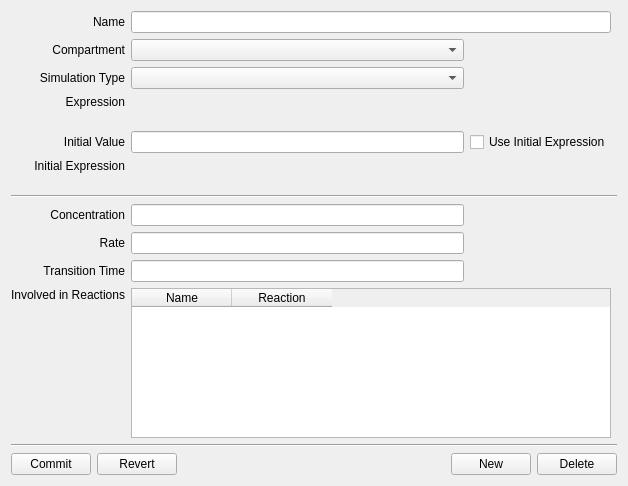
<?xml version="1.0" encoding="UTF-8"?>
<ui version="4.0">
<comment> Begin CVS Header </comment>
<comment>   $Source: /fs/turing/cvs/copasi_dev/copasi/UI/CQSpeciesDetail.ui,v $ </comment>
<comment>   $Revision: 1.3 $ </comment>
<comment>   $Name: Build-33 $ </comment>
<comment>   $Author: pwilly $ </comment>
<comment>   $Date: 2009/09/25 10:08:35 $ </comment>
<comment> End CVS Header </comment>

<comment> Copyright (C) 2008 by Pedro Mendes, Virginia Tech Intellectual </comment>
<comment> Properties, Inc., EML Research, gGmbH, University of Heidelberg, </comment>
<comment> and The University of Manchester. </comment>
<comment> All rights reserved. </comment>

 <comment> All rights reserved. </comment>
 <class>CQSpeciesDetail</class>
 <widget class="CopasiWidget" name="CQSpeciesDetail">
  <property name="geometry">
   <rect>
    <x>0</x>
    <y>0</y>
    <width>628</width>
    <height>486</height>
   </rect>
  </property>
  <property name="sizePolicy">
   <sizepolicy hsizetype="Preferred" vsizetype="Preferred">
    <horstretch>0</horstretch>
    <verstretch>0</verstretch>
   </sizepolicy>
  </property>
  <property name="caption" stdset="0">
   <string>Metabolite</string>
  </property>
  <layout class="QVBoxLayout" name="verticalLayout">
   <item>
    <layout class="QGridLayout" name="gridLayout">
     <item row="0" column="0">
      <widget class="QLabel" name="mpLblName">
       <property name="sizePolicy">
        <sizepolicy hsizetype="Preferred" vsizetype="Minimum">
         <horstretch>0</horstretch>
         <verstretch>0</verstretch>
        </sizepolicy>
       </property>
       <property name="text">
        <string>Name</string>
       </property>
       <property name="alignment">
        <set>Qt::AlignRight|Qt::AlignTrailing|Qt::AlignVCenter</set>
       </property>
       <property name="wordWrap">
        <bool>false</bool>
       </property>
      </widget>
     </item>
     <item row="1" column="0">
      <widget class="QLabel" name="mpLblCompartment">
       <property name="sizePolicy">
        <sizepolicy hsizetype="Preferred" vsizetype="Minimum">
         <horstretch>0</horstretch>
         <verstretch>0</verstretch>
        </sizepolicy>
       </property>
       <property name="text">
        <string>Compartment</string>
       </property>
       <property name="alignment">
        <set>Qt::AlignRight|Qt::AlignTrailing|Qt::AlignVCenter</set>
       </property>
       <property name="wordWrap">
        <bool>false</bool>
       </property>
      </widget>
     </item>
     <item row="1" column="1">
      <widget class="QComboBox" name="mpComboBoxCompartment">
       <property name="sizePolicy">
        <sizepolicy hsizetype="MinimumExpanding" vsizetype="Fixed">
         <horstretch>0</horstretch>
         <verstretch>0</verstretch>
        </sizepolicy>
       </property>
      </widget>
     </item>
     <item row="2" column="0">
      <widget class="QLabel" name="mpLblType">
       <property name="sizePolicy">
        <sizepolicy hsizetype="Preferred" vsizetype="Minimum">
         <horstretch>0</horstretch>
         <verstretch>0</verstretch>
        </sizepolicy>
       </property>
       <property name="text">
        <string>Simulation Type</string>
       </property>
       <property name="alignment">
        <set>Qt::AlignRight|Qt::AlignTrailing|Qt::AlignVCenter</set>
       </property>
       <property name="wordWrap">
        <bool>false</bool>
       </property>
      </widget>
     </item>
     <item row="2" column="1">
      <widget class="QComboBox" name="mpComboBoxType">
       <property name="sizePolicy">
        <sizepolicy hsizetype="MinimumExpanding" vsizetype="Fixed">
         <horstretch>0</horstretch>
         <verstretch>0</verstretch>
        </sizepolicy>
       </property>
      </widget>
     </item>
     <item row="3" column="0">
      <widget class="QLabel" name="mpLblExpression">
       <property name="sizePolicy">
        <sizepolicy hsizetype="Preferred" vsizetype="Minimum">
         <horstretch>0</horstretch>
         <verstretch>0</verstretch>
        </sizepolicy>
       </property>
       <property name="text">
        <string>Expression</string>
       </property>
       <property name="alignment">
        <set>Qt::AlignRight|Qt::AlignTop|Qt::AlignTrailing</set>
       </property>
       <property name="wordWrap">
        <bool>false</bool>
       </property>
      </widget>
     </item>
     <item row="4" column="0">
      <widget class="QLabel" name="mpLblInitialValue">
       <property name="sizePolicy">
        <sizepolicy hsizetype="Preferred" vsizetype="Preferred">
         <horstretch>0</horstretch>
         <verstretch>0</verstretch>
        </sizepolicy>
       </property>
       <property name="text">
        <string>Initial Value</string>
       </property>
       <property name="alignment">
        <set>Qt::AlignRight|Qt::AlignTrailing|Qt::AlignVCenter</set>
       </property>
       <property name="wordWrap">
        <bool>false</bool>
       </property>
      </widget>
     </item>
     <item row="5" column="0">
      <widget class="QLabel" name="mpLblInitialExpression">
       <property name="sizePolicy">
        <sizepolicy hsizetype="Preferred" vsizetype="Minimum">
         <horstretch>0</horstretch>
         <verstretch>0</verstretch>
        </sizepolicy>
       </property>
       <property name="text">
        <string>Initial Expression</string>
       </property>
       <property name="alignment">
        <set>Qt::AlignRight|Qt::AlignTop|Qt::AlignTrailing</set>
       </property>
       <property name="wordWrap">
        <bool>false</bool>
       </property>
      </widget>
     </item>
     <item row="6" column="0" colspan="4">
      <widget class="Line" name="mpLine1">
       <property name="frameShape">
        <enum>QFrame::HLine</enum>
       </property>
       <property name="frameShadow">
        <enum>QFrame::Sunken</enum>
       </property>
      </widget>
     </item>
     <item row="7" column="0">
      <widget class="QLabel" name="mpLblValue">
       <property name="sizePolicy">
        <sizepolicy hsizetype="Preferred" vsizetype="Minimum">
         <horstretch>0</horstretch>
         <verstretch>0</verstretch>
        </sizepolicy>
       </property>
       <property name="text">
        <string>Concentration</string>
       </property>
       <property name="alignment">
        <set>Qt::AlignRight|Qt::AlignTrailing|Qt::AlignVCenter</set>
       </property>
       <property name="wordWrap">
        <bool>false</bool>
       </property>
      </widget>
     </item>
     <item row="8" column="0">
      <widget class="QLabel" name="mpLblRate">
       <property name="sizePolicy">
        <sizepolicy hsizetype="Preferred" vsizetype="Minimum">
         <horstretch>0</horstretch>
         <verstretch>0</verstretch>
        </sizepolicy>
       </property>
       <property name="text">
        <string>Rate</string>
       </property>
       <property name="alignment">
        <set>Qt::AlignRight|Qt::AlignTrailing|Qt::AlignVCenter</set>
       </property>
       <property name="wordWrap">
        <bool>false</bool>
       </property>
      </widget>
     </item>
     <item row="9" column="0">
      <widget class="QLabel" name="mpLblTransitionTime">
       <property name="sizePolicy">
        <sizepolicy hsizetype="Preferred" vsizetype="Minimum">
         <horstretch>0</horstretch>
         <verstretch>0</verstretch>
        </sizepolicy>
       </property>
       <property name="text">
        <string>Transition Time</string>
       </property>
       <property name="alignment">
        <set>Qt::AlignRight|Qt::AlignTrailing|Qt::AlignVCenter</set>
       </property>
       <property name="wordWrap">
        <bool>false</bool>
       </property>
      </widget>
     </item>
     <item row="10" column="0">
      <widget class="QLabel" name="mpLblReactions">
       <property name="sizePolicy">
        <sizepolicy hsizetype="Preferred" vsizetype="Minimum">
         <horstretch>0</horstretch>
         <verstretch>0</verstretch>
        </sizepolicy>
       </property>
       <property name="text">
        <string>Involved in Reactions</string>
       </property>
       <property name="textFormat">
        <enum>Qt::AutoText</enum>
       </property>
       <property name="alignment">
        <set>Qt::AlignRight|Qt::AlignTop|Qt::AlignTrailing</set>
       </property>
       <property name="wordWrap">
        <bool>true</bool>
       </property>
      </widget>
     </item>
     <item row="12" column="0" colspan="4">
      <widget class="Line" name="mpLine2">
       <property name="frameShape">
        <enum>QFrame::HLine</enum>
       </property>
       <property name="frameShadow">
        <enum>QFrame::Sunken</enum>
       </property>
      </widget>
     </item>
     <item row="10" column="1" colspan="2">
      <widget class="QTableWidget" name="mpReactionTable">
       <property name="selectionBehavior">
        <enum>QAbstractItemView::SelectRows</enum>
       </property>
       <property name="showGrid">
        <bool>false</bool>
       </property>
       <property name="columnCount">
        <number>2</number>
       </property>
       <column>
        <property name="text">
         <string>Name</string>
        </property>
       </column>
       <column>
        <property name="text">
         <string>Reaction</string>
        </property>
       </column>
      </widget>
     </item>
     <item row="9" column="1">
      <widget class="QLineEdit" name="mpEditTransitionTime">
       <property name="sizePolicy">
        <sizepolicy hsizetype="MinimumExpanding" vsizetype="Preferred">
         <horstretch>0</horstretch>
         <verstretch>0</verstretch>
        </sizepolicy>
       </property>
       <property name="readOnly">
        <bool>true</bool>
       </property>
      </widget>
     </item>
     <item row="8" column="1">
      <widget class="QLineEdit" name="mpEditRate">
       <property name="sizePolicy">
        <sizepolicy hsizetype="MinimumExpanding" vsizetype="Preferred">
         <horstretch>0</horstretch>
         <verstretch>0</verstretch>
        </sizepolicy>
       </property>
       <property name="readOnly">
        <bool>true</bool>
       </property>
      </widget>
     </item>
     <item row="7" column="1">
      <widget class="QLineEdit" name="mpEditCurrentValue">
       <property name="sizePolicy">
        <sizepolicy hsizetype="MinimumExpanding" vsizetype="Preferred">
         <horstretch>0</horstretch>
         <verstretch>0</verstretch>
        </sizepolicy>
       </property>
       <property name="readOnly">
        <bool>true</bool>
       </property>
      </widget>
     </item>
     <item row="5" column="1" colspan="2">
      <widget class="CQExpressionMmlStackedWidget" name="mpInitialExpressionEMW">
       <property name="minimumSize">
        <size>
         <width>300</width>
         <height>30</height>
        </size>
       </property>
       <property name="focusPolicy">
        <enum>Qt::TabFocus</enum>
       </property>
       <widget class="QWidget" name="page_3"/>
       <widget class="QWidget" name="page_4"/>
      </widget>
     </item>
     <item row="4" column="1">
      <widget class="QLineEdit" name="mpEditInitialValue">
       <property name="sizePolicy">
        <sizepolicy hsizetype="MinimumExpanding" vsizetype="Preferred">
         <horstretch>0</horstretch>
         <verstretch>0</verstretch>
        </sizepolicy>
       </property>
      </widget>
     </item>
     <item row="3" column="1" colspan="2">
      <widget class="CQExpressionMmlStackedWidget" name="mpExpressionEMW">
       <property name="minimumSize">
        <size>
         <width>300</width>
         <height>30</height>
        </size>
       </property>
       <property name="focusPolicy">
        <enum>Qt::TabFocus</enum>
       </property>
       <widget class="QWidget" name="page"/>
       <widget class="QWidget" name="page_2"/>
      </widget>
     </item>
     <item row="0" column="1" colspan="2">
      <widget class="QLineEdit" name="mpEditName">
       <property name="sizePolicy">
        <sizepolicy hsizetype="MinimumExpanding" vsizetype="Fixed">
         <horstretch>0</horstretch>
         <verstretch>0</verstretch>
        </sizepolicy>
       </property>
      </widget>
     </item>
     <item row="4" column="2">
      <widget class="QCheckBox" name="mpBoxUseInitialExpression">
       <property name="text">
        <string>Use Initial Expression</string>
       </property>
      </widget>
     </item>
     <item row="11" column="1" colspan="2">
      <spacer name="mpSpacer">
       <property name="orientation">
        <enum>Qt::Vertical</enum>
       </property>
       <property name="sizeType">
        <enum>QSizePolicy::Expanding</enum>
       </property>
       <property name="sizeHint" stdset="0">
        <size>
         <width>17</width>
         <height>13</height>
        </size>
       </property>
      </spacer>
     </item>
    </layout>
   </item>
   <item>
    <layout class="QHBoxLayout" name="mpBtnLayout">
     <item>
      <widget class="QPushButton" name="mpBtnCommit">
       <property name="text">
        <string>Commit</string>
       </property>
      </widget>
     </item>
     <item>
      <widget class="QPushButton" name="mpBtnRevert">
       <property name="text">
        <string>Revert</string>
       </property>
      </widget>
     </item>
     <item>
      <spacer name="mpBtnSpacer">
       <property name="orientation">
        <enum>Qt::Horizontal</enum>
       </property>
       <property name="sizeHint" stdset="0">
        <size>
         <width>40</width>
         <height>20</height>
        </size>
       </property>
      </spacer>
     </item>
     <item>
      <widget class="QPushButton" name="mpBtnNew">
       <property name="text">
        <string>New</string>
       </property>
      </widget>
     </item>
     <item>
      <widget class="QPushButton" name="mpBtnDelete">
       <property name="text">
        <string>Delete</string>
       </property>
      </widget>
     </item>
    </layout>
   </item>
  </layout>
 </widget>
 <layoutdefault spacing="6" margin="11"/>
 <customwidgets>
  <customwidget>
   <class>CopasiWidget</class>
   <extends>QWidget</extends>
   <header>copasiWidget.h</header>
   <container>1</container>
  </customwidget>
  <customwidget>
   <class>CQExpressionMmlStackedWidget</class>
   <extends>QStackedWidget</extends>
   <header>CQExpressionMmlStackedWidget.h</header>
   <container>1</container>
  </customwidget>
 </customwidgets>
 <tabstops>
  <tabstop>mpComboBoxCompartment</tabstop>
  <tabstop>mpComboBoxType</tabstop>
  <tabstop>mpBtnCommit</tabstop>
  <tabstop>mpBtnRevert</tabstop>
  <tabstop>mpBtnNew</tabstop>
  <tabstop>mpBtnDelete</tabstop>
 </tabstops>
 <includes>
  <include location="global">string</include>
  <include location="local">copasiWidget.h</include>
  <include location="local">CQExpressionMmlWidget.h</include>
 </includes>
 <resources/>
 <connections>
  <connection>
   <sender>mpBtnCommit</sender>
   <signal>clicked()</signal>
   <receiver>CQSpeciesDetail</receiver>
   <slot>slotBtnCommit()</slot>
   <hints>
    <hint type="sourcelabel">
     <x>32</x>
     <y>462</y>
    </hint>
    <hint type="destinationlabel">
     <x>20</x>
     <y>20</y>
    </hint>
   </hints>
  </connection>
  <connection>
   <sender>mpBtnDelete</sender>
   <signal>clicked()</signal>
   <receiver>CQSpeciesDetail</receiver>
   <slot>slotBtnDelete()</slot>
   <hints>
    <hint type="sourcelabel">
     <x>400</x>
     <y>462</y>
    </hint>
    <hint type="destinationlabel">
     <x>20</x>
     <y>20</y>
    </hint>
   </hints>
  </connection>
  <connection>
   <sender>mpBtnNew</sender>
   <signal>clicked()</signal>
   <receiver>CQSpeciesDetail</receiver>
   <slot>slotBtnNew()</slot>
   <hints>
    <hint type="sourcelabel">
     <x>331</x>
     <y>462</y>
    </hint>
    <hint type="destinationlabel">
     <x>20</x>
     <y>20</y>
    </hint>
   </hints>
  </connection>
  <connection>
   <sender>mpBtnRevert</sender>
   <signal>clicked()</signal>
   <receiver>CQSpeciesDetail</receiver>
   <slot>slotBtnRevert()</slot>
   <hints>
    <hint type="sourcelabel">
     <x>124</x>
     <y>462</y>
    </hint>
    <hint type="destinationlabel">
     <x>20</x>
     <y>20</y>
    </hint>
   </hints>
  </connection>
  <connection>
   <sender>mpComboBoxCompartment</sender>
   <signal>activated(int)</signal>
   <receiver>CQSpeciesDetail</receiver>
   <slot>slotCompartmentChanged(int)</slot>
   <hints>
    <hint type="sourcelabel">
     <x>173</x>
     <y>62</y>
    </hint>
    <hint type="destinationlabel">
     <x>20</x>
     <y>20</y>
    </hint>
   </hints>
  </connection>
  <connection>
   <sender>mpComboBoxType</sender>
   <signal>activated(int)</signal>
   <receiver>CQSpeciesDetail</receiver>
   <slot>slotTypeChanged(int)</slot>
   <hints>
    <hint type="sourcelabel">
     <x>173</x>
     <y>92</y>
    </hint>
    <hint type="destinationlabel">
     <x>20</x>
     <y>20</y>
    </hint>
   </hints>
  </connection>
  <connection>
   <sender>mpEditInitialValue</sender>
   <signal>editingFinished()</signal>
   <receiver>CQSpeciesDetail</receiver>
   <slot>slotInitialValueLostFocus()</slot>
   <hints>
    <hint type="sourcelabel">
     <x>176</x>
     <y>164</y>
    </hint>
    <hint type="destinationlabel">
     <x>20</x>
     <y>20</y>
    </hint>
   </hints>
  </connection>
  <connection>
   <sender>mpBoxUseInitialExpression</sender>
   <signal>toggled(bool)</signal>
   <receiver>CQSpeciesDetail</receiver>
   <slot>slotInitialTypeChanged(bool)</slot>
   <hints>
    <hint type="sourcelabel">
     <x>330</x>
     <y>165</y>
    </hint>
    <hint type="destinationlabel">
     <x>20</x>
     <y>20</y>
    </hint>
   </hints>
  </connection>
  <connection>
   <sender>mpEditName</sender>
   <signal>editingFinished()</signal>
   <receiver>CQSpeciesDetail</receiver>
   <slot>slotNameLostFocus()</slot>
   <hints>
    <hint type="sourcelabel">
     <x>176</x>
     <y>32</y>
    </hint>
    <hint type="destinationlabel">
     <x>20</x>
     <y>20</y>
    </hint>
   </hints>
  </connection>
  <connection>
   <sender>mpReactionTable</sender>
   <signal>cellDoubleClicked(int,int)</signal>
   <receiver>CQSpeciesDetail</receiver>
   <slot>slotSwitchToReaction(int,int)</slot>
   <hints>
    <hint type="sourcelabel">
     <x>282</x>
     <y>366</y>
    </hint>
    <hint type="destinationlabel">
     <x>223</x>
     <y>242</y>
    </hint>
   </hints>
  </connection>
 </connections>
</ui>
